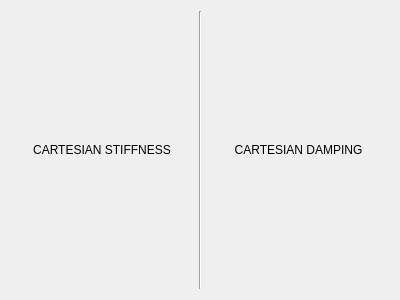
<?xml version="1.0" encoding="UTF-8"?>
<ui version="4.0">
 <class>Form</class>
 <widget class="QWidget" name="Form">
  <property name="geometry">
   <rect>
    <x>0</x>
    <y>0</y>
    <width>400</width>
    <height>300</height>
   </rect>
  </property>
  <property name="windowTitle">
   <string>Form</string>
  </property>
  <layout class="QVBoxLayout" name="verticalLayout_2">
   <item>
    <layout class="QVBoxLayout" name="verticalLayout">
     <item>
      <layout class="QHBoxLayout" name="horizontalLayout">
       <item>
        <layout class="QVBoxLayout" name="verticalLayout_3">
         <item>
          <widget class="QLabel" name="label">
           <property name="text">
            <string>CARTESIAN STIFFNESS</string>
           </property>
           <property name="alignment">
            <set>Qt::AlignCenter</set>
           </property>
          </widget>
         </item>
        </layout>
       </item>
       <item>
        <widget class="Line" name="line">
         <property name="orientation">
          <enum>Qt::Vertical</enum>
         </property>
        </widget>
       </item>
       <item>
        <layout class="QVBoxLayout" name="verticalLayout_4">
         <item>
          <widget class="QLabel" name="label_2">
           <property name="text">
            <string>CARTESIAN DAMPING</string>
           </property>
           <property name="alignment">
            <set>Qt::AlignCenter</set>
           </property>
          </widget>
         </item>
        </layout>
       </item>
      </layout>
     </item>
    </layout>
   </item>
  </layout>
 </widget>
 <resources/>
 <connections/>
</ui>
